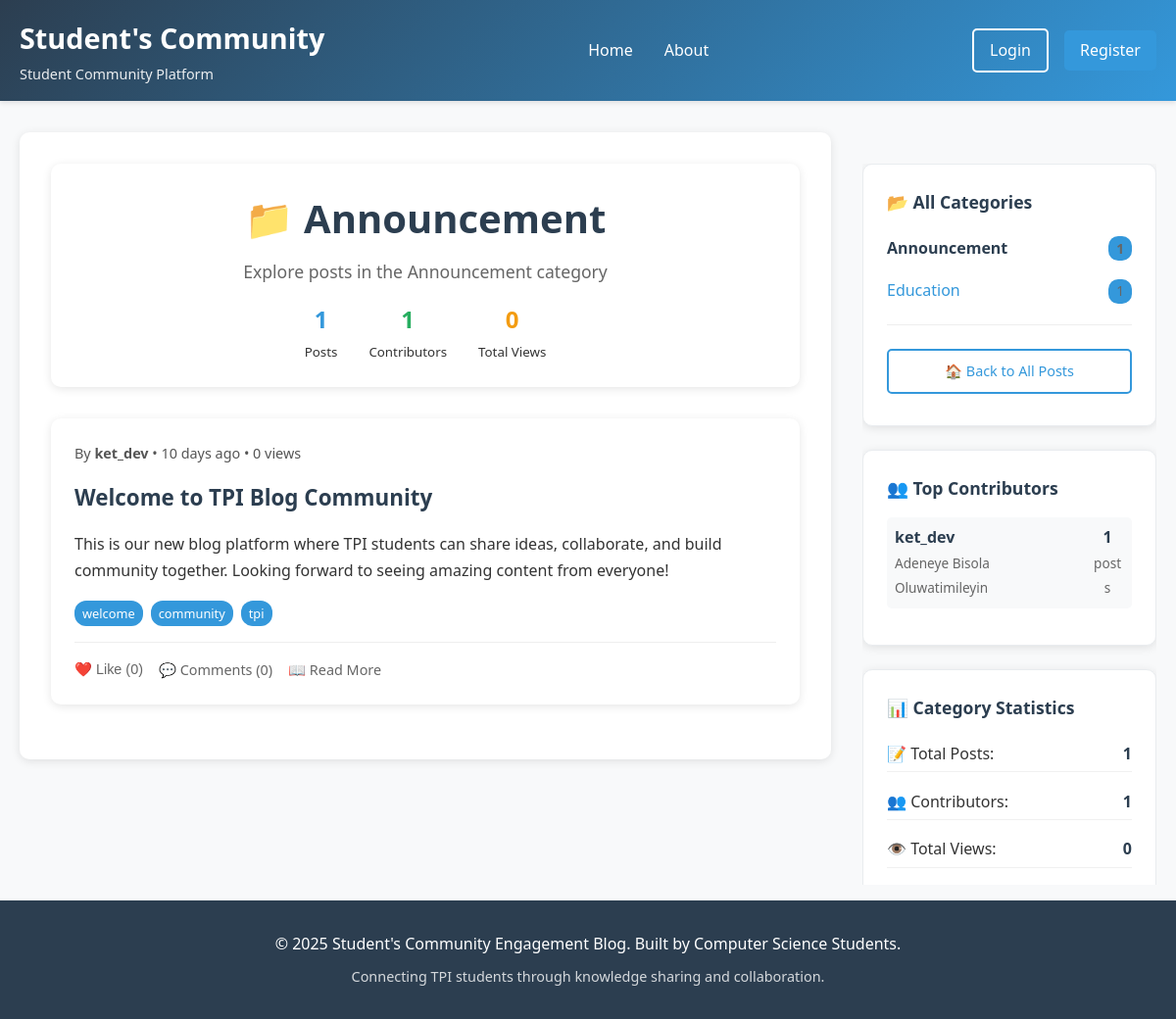
Before: /category.php?cat=Announcement with the older database file.
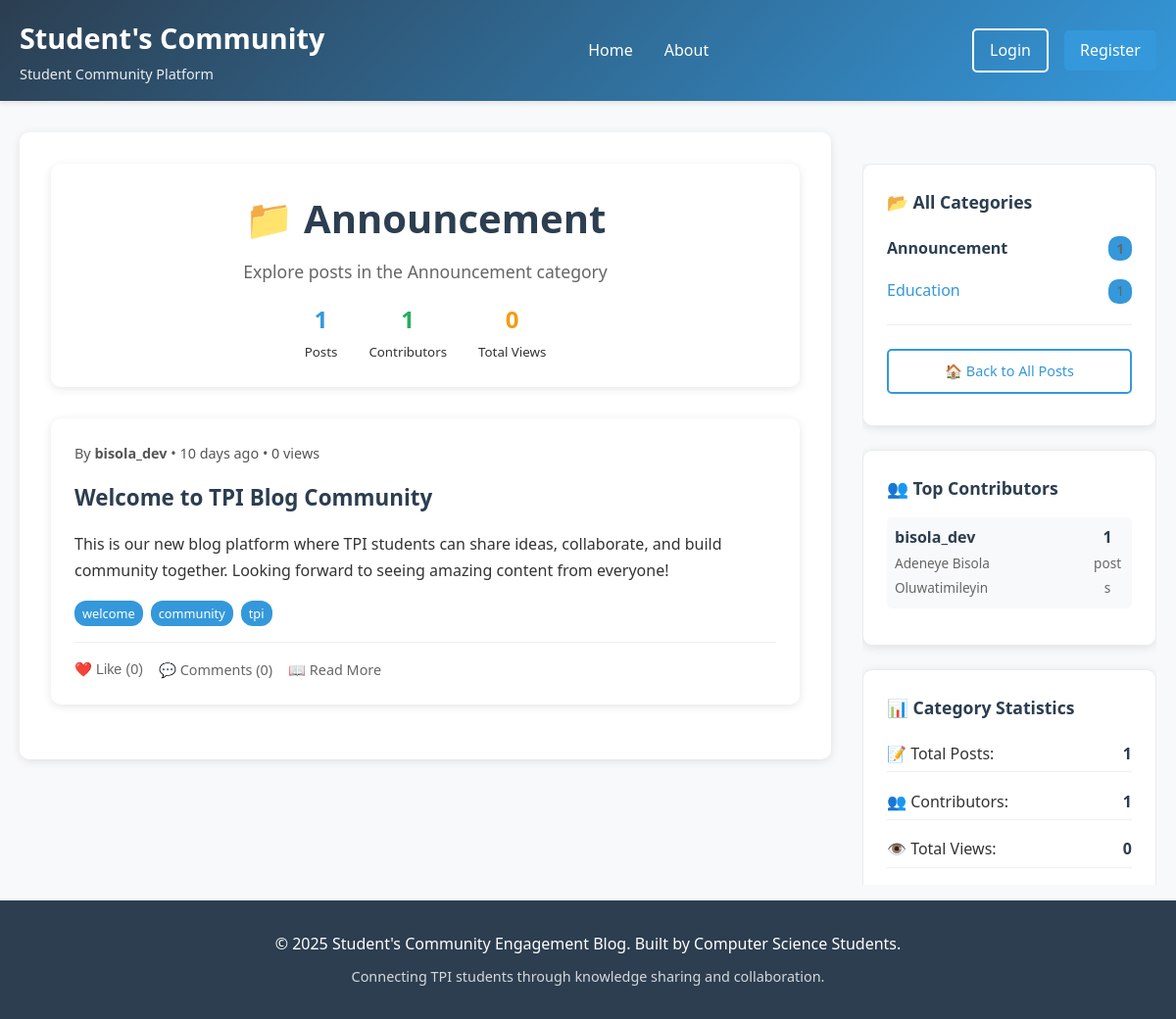
After: the same page with the newer database file.
### tables this page shows
CREATE TABLE posts (
    id INT AUTO_INCREMENT PRIMARY KEY,
    user_id INT NOT NULL,
    title VARCHAR(200) NOT NULL,
    content TEXT NOT NULL,
    category VARCHAR(50) DEFAULT 'General',
    tags VARCHAR(200),
    status ENUM('draft', 'published') DEFAULT 'published',
    views INT DEFAULT 0,
    created_at TIMESTAMP DEFAULT CURRENT_TIMESTAMP,
    updated_at TIMESTAMP DEFAULT CURRENT_TIMESTAMP ON UPDATE CURRENT_TIMESTAMP,
    FOREIGN KEY (user_id) REFERENCES users(id) ON DELETE CASCADE
);

CREATE TABLE users (
    id INT AUTO_INCREMENT PRIMARY KEY,
    username VARCHAR(50) UNIQUE NOT NULL,
    email VARCHAR(100) UNIQUE NOT NULL,
    password VARCHAR(255) NOT NULL,
    full_name VARCHAR(100) NOT NULL,
    department VARCHAR(50),
    student_id VARCHAR(20),
    profile_image VARCHAR(255) DEFAULT 'default-avatar.png',
    created_at TIMESTAMP DEFAULT CURRENT_TIMESTAMP,
    is_active BOOLEAN DEFAULT TRUE
);

### config/database.php (called while the page is built, shortened)
<?php
function sanitize($data) {
    return htmlspecialchars(strip_tags(trim($data)));
}
function timeAgo($datetime) {
    $time = time() - strtotime($datetime);
    if ($time < 2629746) return floor($time/86400) . ' days ago';
    return date('M j, Y', strtotime($datetime));
}
?>

### category.php (the view, shortened to what the changed rows need)
<?php
require_once 'includes/header.php';
$category = isset($_GET['cat']) ? sanitize($_GET['cat']) : '';
$database = new Database();
$db = $database->connect();
$posts_per_page = 10;
$page = isset($_GET['page']) ? max(1, intval($_GET['page'])) : 1;
$offset = ($page - 1) * $posts_per_page;
$query = "
    SELECT p.*, u.username, u.full_name,
           COUNT(DISTINCT l.id) as like_count,
           COUNT(DISTINCT c.id) as comment_count
    FROM posts p
    LEFT JOIN users u ON p.user_id = u.id
    LEFT JOIN likes l ON p.id = l.post_id
    LEFT JOIN comments c ON p.id = c.post_id
    WHERE p.category = :category AND p.status = 'published'
    GROUP BY p.id
    ORDER BY p.created_at DESC
    LIMIT :limit OFFSET :offset
";
$stmt = $db->prepare($query);
$stmt->bindParam(':category', $category);
$stmt->bindParam(':limit', $posts_per_page, PDO::PARAM_INT);
$stmt->bindParam(':offset', $offset, PDO::PARAM_INT);
$stmt->execute();
$posts = $stmt->fetchAll(PDO::FETCH_ASSOC);
$contributors_query = "
    SELECT u.username, u.full_name, COUNT(p.id) as post_count
    FROM users u
    JOIN posts p ON u.id = p.user_id
    WHERE p.category = :category AND p.status = 'published'
    GROUP BY u.id
    ORDER BY post_count DESC
    LIMIT 5
";
$contributors_stmt = $db->prepare($contributors_query);
$contributors_stmt->bindParam(':category', $category);
$contributors_stmt->execute();
$top_contributors = $contributors_stmt->fetchAll(PDO::FETCH_ASSOC);
?>
<div class="container">
    <div class="main-content">
        <main class="content">
            <div class="post-card" style="text-align: center; background: linear-gradient(135deg, #f8f9fa, #e9ecef); margin-bottom: 2rem;">
                <h1 style="font-size: 2.5rem; color: #2c3e50; margin-bottom: 0.5rem;">
                    📁 <?php echo htmlspecialchars($category); ?>
                </h1>
            </div>
            <?php if (empty($posts)): ?>
                <div style="text-align: center; padding: 3rem;">
                    <div style="font-size: 4rem; margin-bottom: 1rem;">📝</div>
                    <h3>No posts found in this category</h3>
                    <p style="color: #666; margin-bottom: 2rem;">
                        Be the first to contribute to the <?php echo htmlspecialchars($category); ?> category!
                    </p>
                    <?php if (isLoggedIn()): ?>
                        <a href="create_post.php" class="btn btn-primary">Create First Post</a>
                    <?php else: ?>
                        <a href="register.php" class="btn btn-primary">Join Our Community</a>
                    <?php endif; ?>
                </div>
            <?php else: ?>
                <?php foreach ($posts as $post): ?>
                    <article class="post-card">
                        <div class="post-header">
                            <div class="post-meta">
                                By <strong><?php echo htmlspecialchars($post['username']); ?></strong>
                                • <?php echo timeAgo($post['created_at']); ?>
                                • <?php echo $post['views']; ?> views
                            </div>
                        </div>
                        <h2 class="post-title">
                            <a href="post.php?id=<?php echo $post['id']; ?>">
                                <?php echo htmlspecialchars($post['title']); ?>
                            </a>
                        </h2>
                        <div class="post-content">
                            <?php
                            $content = strip_tags($post['content']);
                            echo htmlspecialchars(substr($content, 0, 200)) . (strlen($content) > 200 ? '...' : '');
                            ?>
                        </div>
                        <?php if ($post['tags']): ?>
                            <div class="tags">
                                <?php
                                $tags = explode(',', $post['tags']);
                                foreach ($tags as $tag):
                                    $tag = trim($tag);
                                    if ($tag):
                                ?>
                                    <span class="tag"><?php echo htmlspecialchars($tag); ?></span>
                                <?php
                                    endif;
                                endforeach;
                                ?>
                            </div>
                        <?php endif; ?>
                        <div class="post-actions">
                            <button class="action-btn like-btn" data-post-id="<?php echo $post['id']; ?>">
                                ❤️ Like (<?php echo $post['like_count']; ?>)
                            </button>
                            <a href="post.php?id=<?php echo $post['id']; ?>#comments" class="action-btn">
                                💬 Comments (<?php echo $post['comment_count']; ?>)
                            </a>
                            <a href="post.php?id=<?php echo $post['id']; ?>" class="action-btn">
                                📖 Read More
                            </a>
                        </div>
                    </article>
                <?php endforeach; ?>
            <?php endif; ?>
        </main>
        <aside class="sidebar">
            <?php if (!empty($top_contributors)): ?>
                <div class="widget">
                    <?php foreach ($top_contributors as $contributor): ?>
                        <div style="display: flex; justify-content: space-between; align-items: center; margin-bottom: 0.8rem; padding: 0.5rem; background: #f8f9fa; border-radius: 5px;">
                            <div>
                                <strong><?php echo htmlspecialchars($contributor['username']); ?></strong>
                                <br><small style="color: #666;"><?php echo htmlspecialchars($contributor['full_name']); ?></small>
                            </div>
                            <div style="text-align: center;">
                                <strong style="color: #3498db;"><?php echo $contributor['post_count']; ?></strong>
                                <br><small>posts</small>
                            </div>
                        </div>
                    <?php endforeach; ?>
                </div>
            <?php endif; ?>
        </aside>
    </div>
</div>
<?php require_once 'includes/footer.php'; ?>

Changed rows visible on the page:
changed through a linked row, posts "Welcome to TPI Blog Community": user.username "ket_dev" → "bisola_dev"
Other visible differences:
new list line: "bisola_dev Adeneye Bisola Oluwatimileyin 1 posts"
list line gone: "ket_dev Adeneye Bisola Oluwatimileyin 1 posts"
